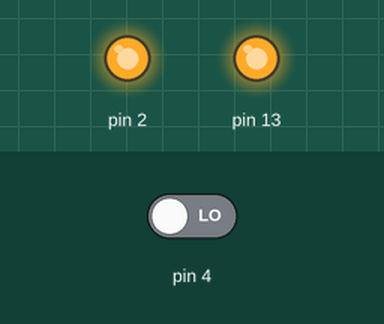
Simulated run of this sketch. Board: Arduino Uno, built with avr-gcc and run on an emulated ATmega328P. Shown: output pins drawn as LEDs (lit = HIGH). Inputs (shaded band) come from the test bench; at power-on: pin 4 LOW.

Above: at 1.2 s.
1.3 s: pin 4 driven HIGH
At 2.1 s:
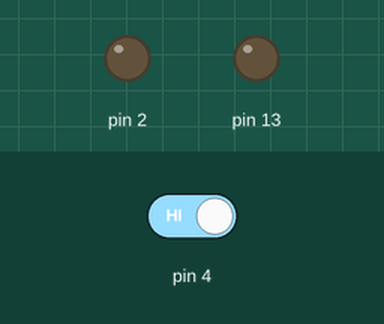
2.8 s: pin 4 driven LOW
At 3.4 s:
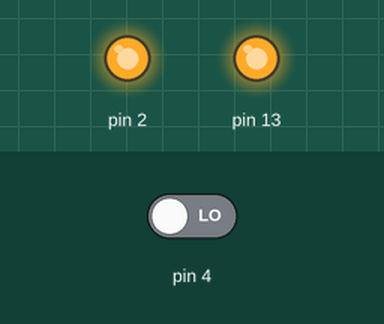
Timing chart, 0 to 5.8 s (numbered marks = the images above; inputs shaded):
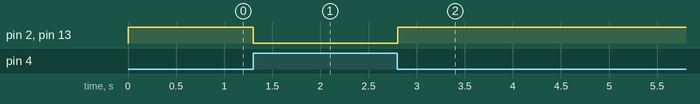

Measured:
- after the input at 1.3 s, pin 2, pin 13: HIGH → LOW at once
- after the input at 2.8 s, pin 2, pin 13: LOW → HIGH at once

The sketch:

IRblinker.ino
```cpp
// C++ code
//
void setup()
{
  pinMode(4, INPUT);
  pinMode(2, OUTPUT);
  pinMode(13, OUTPUT);
}

void loop()
{
  if (digitalRead(4) == 1) {
    digitalWrite(2, LOW);
    digitalWrite(13, LOW);
  }
  if (digitalRead(4) == 0) {
    digitalWrite(2, HIGH);
    digitalWrite(13, HIGH);
  }
  delay(10); // Delay a little bit to improve simulation performance
}
```
